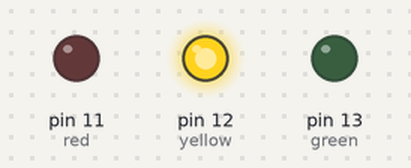
The sketch below on a simulated Arduino Uno, built with avr-gcc and run on an emulated ATmega328P. Shown: output pins drawn as LEDs (lit = HIGH).

Above: at 0.5 s.
At 3.5 s:
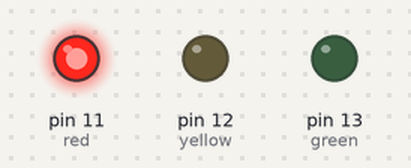
At 6.5 s:
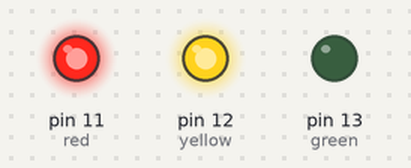
At 9.5 s:
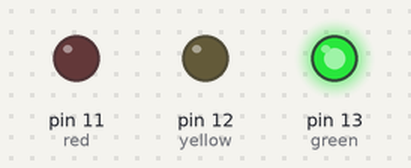
Timing chart, 0 to 15.6 s (numbered marks = the images above):
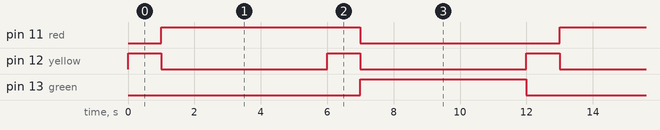

Measured:
- by itself, pin 11 (red): alternates HIGH for 6.0 s and LOW for 6.0 s
- by itself, pin 12 (yellow): alternates HIGH for 1.0 s and LOW for 5.0 s
- by itself, pin 13 (green): alternates HIGH for 5.0 s and LOW for 7.0 s

The sketch:

Single4PhaseLight.ino
```cpp
const int green = 13;
const int yellow = 12;
const int red = 11;

void setup() {
  // set the digital pin as output:
  pinMode(green, OUTPUT);
  pinMode(yellow, OUTPUT);
  pinMode(red, OUTPUT);
  digitalWrite(green, HIGH);
}

void loop() {
  digitalWrite(green, LOW);
  digitalWrite(yellow, HIGH);
  delay(1000);
  digitalWrite(yellow, LOW);
  digitalWrite(red, HIGH);
  delay(5000);
  digitalWrite(yellow, HIGH);
  delay(1000);
  digitalWrite(yellow, LOW);
  digitalWrite(red, LOW);
  digitalWrite(green, HIGH);
  delay(5000);
}
```
